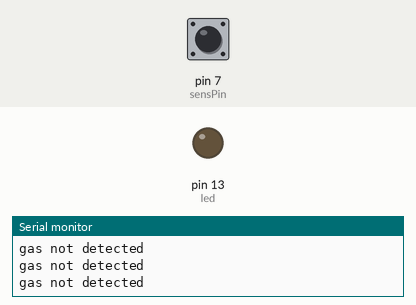
This sketch was run on a simulated Arduino Uno, built with avr-gcc and run on an emulated ATmega328P. Shown: output pins drawn as LEDs (lit = HIGH), the last lines printed to the serial monitor. Dashed ring = blinking. The test bench sets the inputs (shaded band); at power-on: pin 7 (sensPin) LOW.

Above: at 1.2 s.
1.3 s: pin 7 (sensPin) driven HIGH
At 2.5 s:
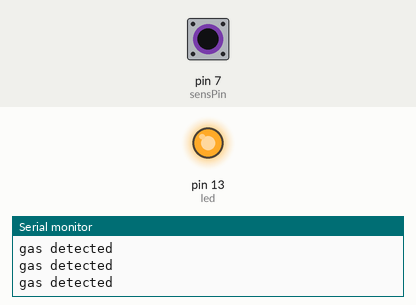
2.8 s: pin 7 (sensPin) driven LOW
At 3.2 s:
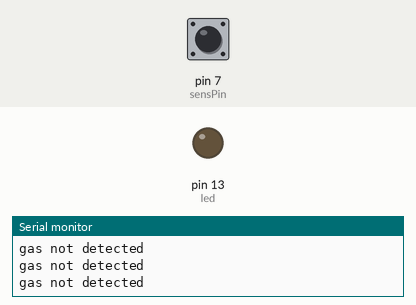
5.8 s: pin 7 (sensPin) pulsed HIGH 2 times (0.12 s each, 0.3 s apart)
At 6.16 s:
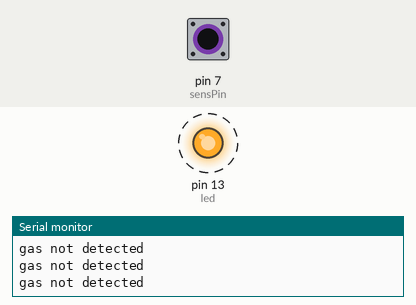
9.4 s: pin 7 (sensPin) pulsed HIGH 2 times (0.12 s each, 0.3 s apart)
At 10.1 s:
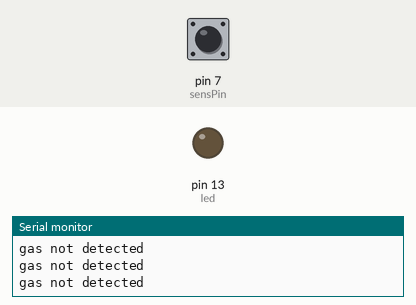
Timing chart, 0 to 12.4 s (numbered marks = the images above; inputs shaded):
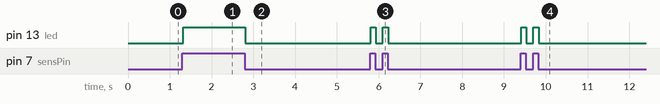

The sketch:

Gas_sensor_MQ2_LED.ino.ino
```cpp
int sensPin=7;
int led=13;

void setup() {
  // put your setup code here, to run once:
 Serial.begin(9600);
 pinMode(sensPin,INPUT);
 pinMode(led,OUTPUT);
}

void loop() {
  // put your main code here, to run repeatedly:
 int data=digitalRead(sensPin);

 if(data==1)
 {
   digitalWrite(led,HIGH);
   Serial.println("gas detected");
 }
 else
 {
   digitalWrite(led,LOW);
   Serial.println("gas not detected");
 }

}
```

Measured:
- after the input at 1.3 s, pin 13 (led): LOW → HIGH at once
- after the input at 2.8 s, pin 13 (led): HIGH → LOW at once
- after the input at 5.8 s, pin 13 (led): alternates HIGH for 0.12 s and LOW for 0.17 s, 4 changes in all, then stays LOW, starting at once
- after the input at 9.4 s, pin 13 (led): alternates HIGH for 0.12 s and LOW for 0.17 s, 4 changes in all, then stays LOW, starting at once
